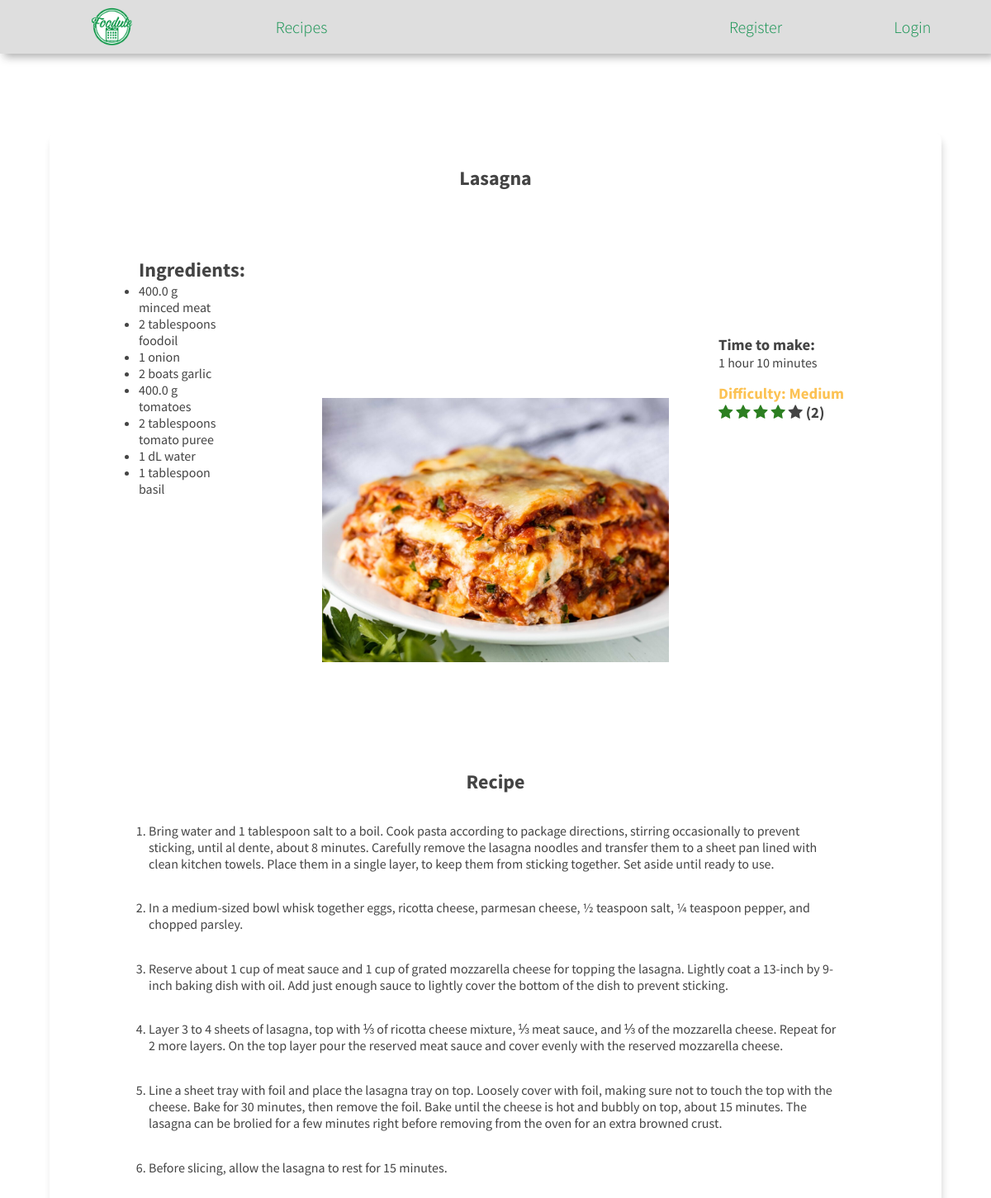
Page /recipes/1/ on the committed database.
### recipes/models.py (models this page shows, shortened)
class Recipe(models.Model):
    name = models.CharField(max_length=100)
    timetomake = models.IntegerField()  # How long it takes to make the meal
    image = models.ImageField(upload_to='images/', default='default.jpg', null=True)
    ingredients = models.CharField(max_length=600, default="none") #changed max_length to 600
    recipe = models.TextField(max_length=2000, unique=True)
    one_star = models.IntegerField(default=0)    # Number of 1-star ratings
    two_star = models.IntegerField(default=0)    # Number of 2-star ratings
    three_star = models.IntegerField(default=0)  # Number of 3-star ratings
    four_star = models.IntegerField(default=0)   # Number of 4-star ratings
    five_star = models.IntegerField(default=0)   # Number of 5-star ratings
    num_ratings = models.IntegerField(default=0)
    rating = models.IntegerField(default=0) # Rating
    like = models.BooleanField(default=False)
    like_count = models.IntegerField(default=0)
    public = models.BooleanField(default=False)
    @staticmethod
    def calculate_rating(meal,sum_ratings):
        if sum_ratings == 0:
            return 0
        return round((1 *meal.one_star + 2*meal.two_star + 3*meal.three_star + 4*meal.four_star + 5*meal.five_star) / sum_ratings)
    @staticmethod
    def sum_rating(meal):
        return (meal.one_star + meal.two_star + meal.three_star + meal.four_star + meal.five_star)
    class Difficulty(models.TextChoices):
        NOT = 'N', _('Not provided')
        EASY = 'E', _('Easy')
        MEDIUM = 'M', _('Medium')
        HARD = 'H', _('Hard')
    difficulty = models.CharField(max_length=10, choices=Difficulty.choices, default=Difficulty.NOT)
    kcal = models.IntegerField(null=True)
    user = models.ForeignKey(FoodUser, on_delete=models.CASCADE, null=True) #User that created the recipe
    @staticmethod
    def parse_time(time2make):
        time2make = str(timedelta(minutes=time2make))
        time = time2make.split(':')
        minute = 'minutes'
        if time[1] == '01':
            minute = 'minute'
        time2make = f'{time[1]} {minute}'
        if time[0] != '0':
            if time[0] == '1':
                time2make = f'{time[0]} hour {time[1]} {minute}'
            else:
                time2make = f'{time[0]} hours {time[1]} {minute}'
        return time2make
    @staticmethod
    def parse_recipe(recipe):
        recipe = recipe.split('\n')
        return recipe
    @staticmethod
    def parse_difficulty(meal):
        if meal.difficulty == 'E':
            meal.difficulty = 'Easy'
        elif meal.difficulty == 'M':
            meal.difficulty = 'Medium'
        elif meal.difficulty == 'H':
            meal.difficulty = 'Hard'
        else:
            meal.difficulty = ''
        return meal.difficulty

class Ingredient(models.Model):
    ingredient = models.CharField(max_length=100)
    amount = models.FloatField(blank=True, null=True)
    class Measurement(models.TextChoices):
        PIECE = 'P', _('')
        GRAM = 'G', _('g')
        LITER = 'L', _('L')
        KILO = 'KG', _('kg')
        DECI = 'DL', _('dL')
        MILI = 'ML', _('mL')
        TABLE = 'TaS', _('tablespoons')
        TEA = 'TeS', _('teaspoons')
        CUP = 'C', _('cups')
        BOAT = 'B', _('boats')
        OUNCE = 'O', _('ounces')
        SLICE = 'S', _('slices')
        PINCH = 'PCH', _('pinch')
        POUND = 'PD', _('pounds')
    measurement = models.CharField(max_length=10, choices=Measurement.choices, default=Measurement.PIECE)
    recipe = models.ForeignKey(Recipe, on_delete=models.CASCADE)
    def __str__(self):
        if self.amount is not None:
            amount = self.parse_amount()
        else:
            amount = ''
        measure = self.get_measurement_display()
        if self.measurement != 'P' and self.amount <= 1:
            measure = self.parse_measurement(measure)
        return f'{amount} {measure} {self.ingredient}'
    def parse_amount(self):
        f = Fraction(self.amount)
        if f.numerator > 100 or f.denominator > 100:
            return self.amount # if the fraction is too large, the float is used instead
        if f.numerator % f.denominator != 0:
            if f.numerator // f.denominator > 0:
                f = ('%d %d/%d' % (f.numerator // f.denominator, f.numerator % f.denominator, f.denominator))
            else:
                f = ('%d/%d' % (f.numerator % f.denominator, f.denominator))
        return f
    def parse_measurement(self, measurement):
        if measurement[-1] == 's':
            measurement = measurement[:-1]
        return measurement

### recipes/views.py (the view)
# urls.py: path('<int:recipe_id>/', views.recipepage, name='recipe'),
def recipepage(request, recipe_id):
    try:
        meal = Recipe.objects.get(id=recipe_id)
    except Recipe.DoesNotExist:
        return redirect('recipes')
    ingredients = Ingredient.objects.filter(recipe=meal)
    meal.num_ratings = Recipe.sum_rating(meal)
    meal.rating = Recipe.calculate_rating(meal, meal.num_ratings)
    meal.save()
    meal.timetomake = Recipe.parse_time(meal.timetomake)
    meal.recipe = Recipe.parse_recipe(meal.recipe)
    meal.difficulty = Recipe.parse_difficulty(meal)
    if request.user.is_authenticated:
        try:
            like = Likes.objects.get(recipe=meal, user=FoodUser.objects.get(user=request.user))
            context = {'recipe': meal, 'ingredients': ingredients, 'rating' : range(meal.rating), 'empty_stars':range(5-meal.rating),'like':like}
        except:
            context = {'recipe': meal, 'ingredients': ingredients, 'rating' : range(meal.rating), 'empty_stars':range(5-meal.rating)}
    else:
        context = {'recipe': meal, 'ingredients': ingredients, 'rating' : range(meal.rating), 'empty_stars':range(5-meal.rating)}
    return render(request, 'recipe.html', context)

### recipes/models.py (called while the page is built)
@receiver(post_save, sender=Recipe)
def get_tags(sender, instance, created, **kwargs):
    if created:
        Word.get_new_words(instance)

@receiver(post_save, sender=Recipe)
def add_new_recipe_scores(sender, instance, created, **kwargs):
    if created:
        users = FoodUser.objects.all()
        for user in users:
            RecipeScore.objects.create(recipe=instance, user=user)

### recipes/templates/recipe.html (shortened to what this page needs)
{% extends 'base.html' %}
{% load static %}
{% block header %}
    <link rel="stylesheet" href="{% static 'css/recipepage.css' %}">
    <link rel="stylesheet" href="https://cdnjs.cloudflare.com/ajax/libs/font-awesome/4.7.0/css/font-awesome.min.css">
{% endblock %}
{% block content %}
<div class='wrapper'>
    <div class="wrap">
        <h2 id="title">{{recipe.name}} </h2>
        <div class="leftcol">
            <div class ='ing'>
                <h2>Ingredients:</h2>
                <ul>
                    {% for ingredient in ingredients %}
                        <li>{{ingredient}}</li>
                    {% endfor %}
                </ul>
            </div>
        </div>
        <div class="image">
            <img src="{{ recipe.image.url }}"/>
        </div>
        <div class="rightcol">
            <h3> Time to make: </h3>
            {{recipe.timetomake}} <br>
            {% if recipe.difficulty != '' %}
                <h3 id='diff' class="{{recipe.difficulty}}">Difficulty: {{recipe.difficulty}}</h3>
            {% endif %}
            <h3 id ='pub_rating'>
                {% if recipe.num_ratings > 0 %}
                    {% for star in rating %}
                    <span class="fa fa-star checked"></span>
                    {% endfor %}
                    {% for star in empty_stars%}
                    <span class="fa fa-star"></span>
                    {% endfor %}
                    ({{recipe.num_ratings}})
                {% else %}
                    No ratings yet!
                {% endif %}
            </h3>
        </div>
    </div>
    <div class="recip">
        <h2>Recipe</h2>
        <ol>
            {% for recip in recipe.recipe %}
                <li>{{recip}}</li>
            {% endfor %}
        </ol>
    </div>
    <br><br>
</div>
<br><br>
{% endblock %}

### recipes/static/css/recipepage.css (style rules this page uses)
.wrapper { position: relative; box-shadow: 2px 8px 9px; border-radius: 10px; margin-top: 20vh; width: 90%; color: #DDD; left: 50%; transform: translate(-50%); }
.wrap { position: relative; color: #444; }
.leftcol, .image, .rightcol { position: relative; width: -moz-fit-content; }
.ing { width: 50%; }
.image { position: relative; left: 50%; transform: translate(-50%); }
.leftcol { top: 15vh; left: 10%; }
.rightcol { position: relative; bottom: 50vh; left: 75%; }
.image img { object-fit: cover; height: 40vh; width: 35vw; }
.recip { padding-left: 10vw; padding-right: 10vw; color: #444; }
.recip h2 { text-align: center; margin-bottom: 2vh; }
.recip ol li { margin-top: 4%; }
#diff { margin-top: 2vh; }
#title { position: relative; text-align: center; top: 5vh; }
.Medium { color: #FCC254; }
.checked { color: #2C7F21; }

### recipes/static/css/base.css (style rules this page uses)
* { margin: 0px; padding: 0px; box-sizing: border-box; font-family: 'Source Sans Pro', sans-serif; }

### rows in the picture
Recipe: name "Lasagna", image (picture), timetomake "1 hour 10 minutes", difficulty "Medium", num_ratings "2"
Ingredient: amount+measurement+ingredient "400.0 g minced meat"
Ingredient: amount+measurement+ingredient "2 tablespoons foodoil"
Ingredient: amount+measurement+ingredient "1 onion"
Ingredient: amount+measurement+ingredient "2 boats garlic"
Ingredient: amount+measurement+ingredient "400.0 g tomatoes"
Ingredient: amount+measurement+ingredient "2 tablespoons tomato puree"
Ingredient: amount+measurement+ingredient "1 dL water"
Ingredient: amount+measurement+ingredient "1 tablespoon basil"

### other values in the picture
{{ recip }} "In a medium-sized bowl whisk together eggs, ricotta cheese, parmesan cheese, ½ teaspoon salt, ¼ teaspoon pepper, and chopped parsley." "Before slicing, allow the lasagna to rest for 15 minutes."
